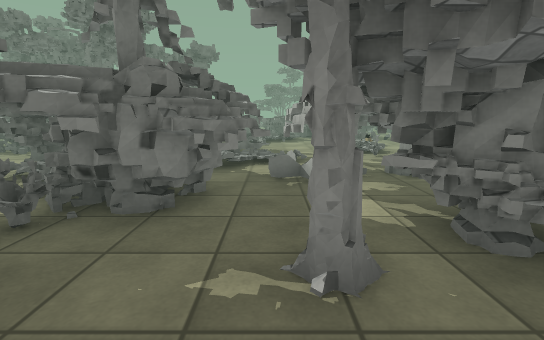
[1] (above)

24 first-person views from a walk through a 3-D level made in the Unity game engine. The camera is 1.2 m above the floor, tilts 10° down and sees 85° across. The floor is counted in squares, 1 m on a side. Each view is taken from the middle of a square. On the plan, view 1 faces up. The plan holds only what a view shows up to about 13 squares ahead; the rest is blank. The place goes on beyond the plan. Surface patterns are stand-ins for the level's own textures.

[2]
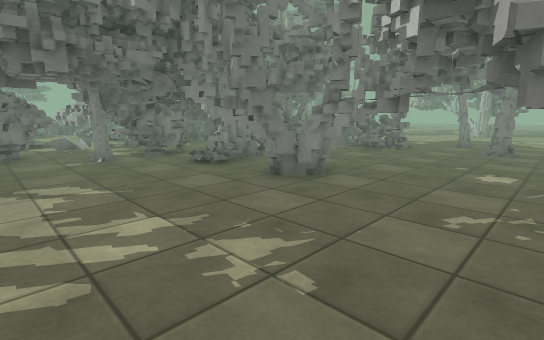

[3]
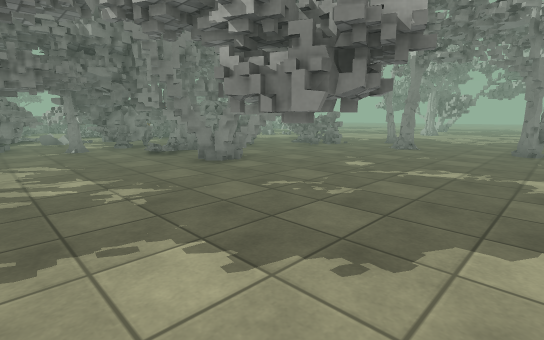

[4]
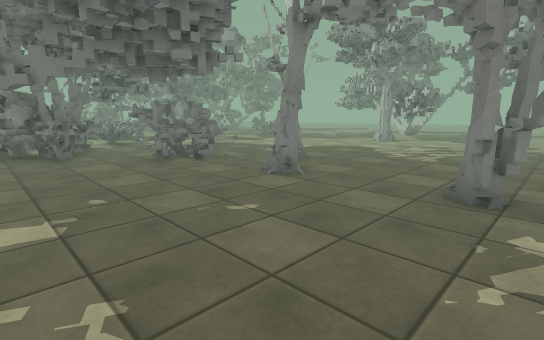

[5]
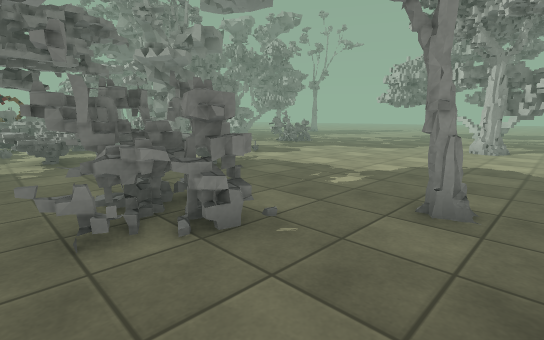

[6]
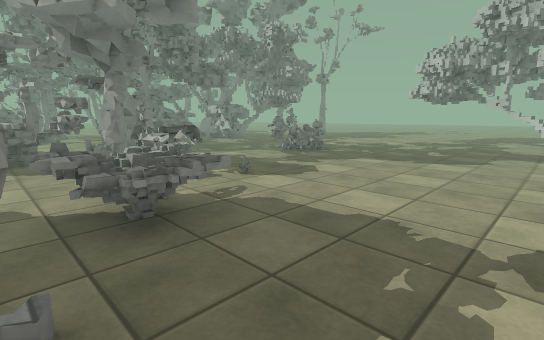

[7]
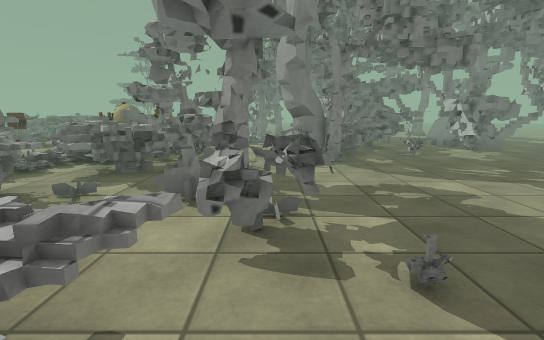

[8]
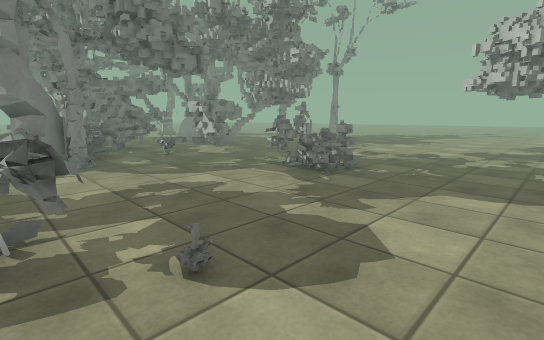

[9]
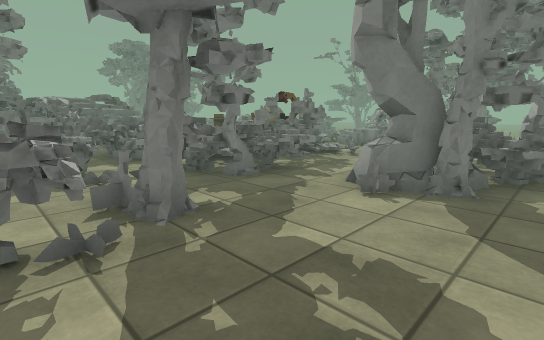

[10]
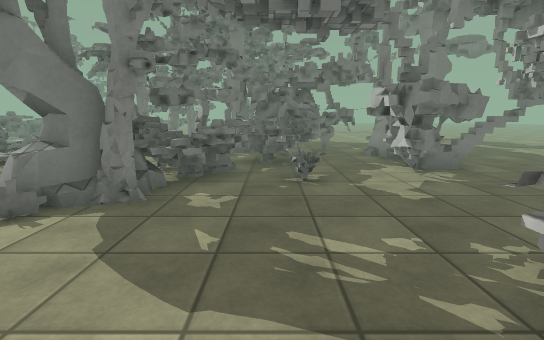

[11]
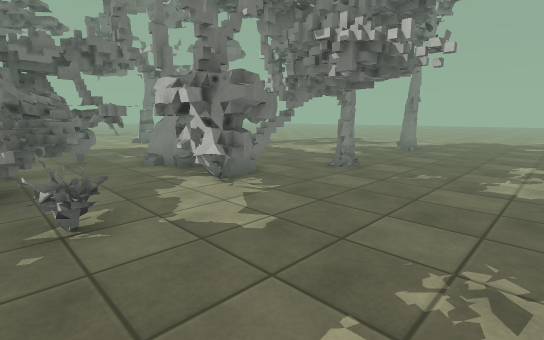

[12]
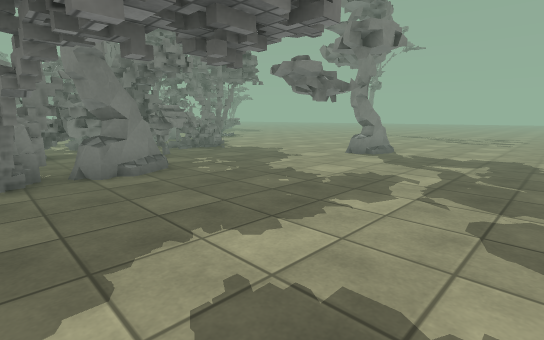

[13]
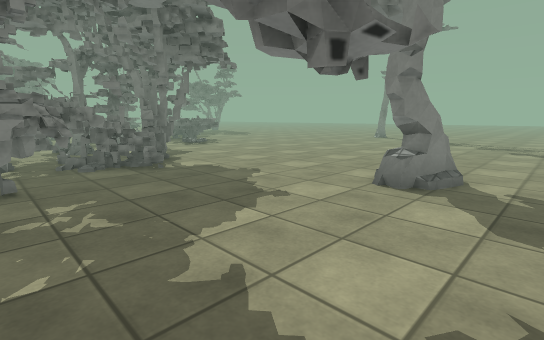

[14]
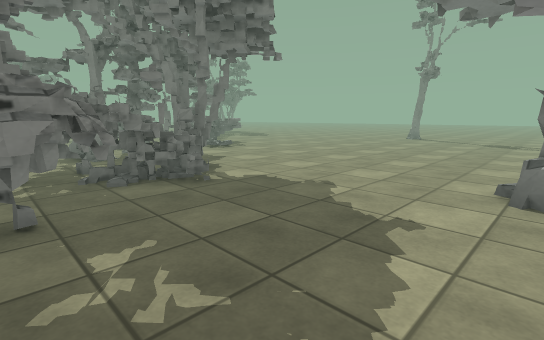

[15]
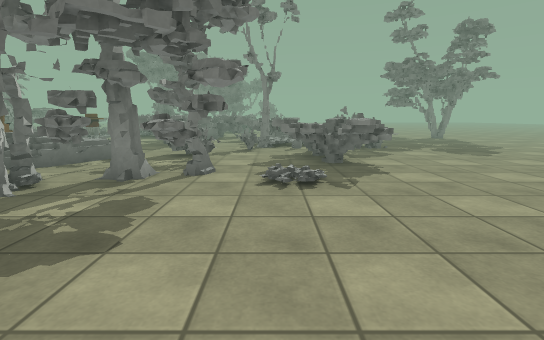

[16]
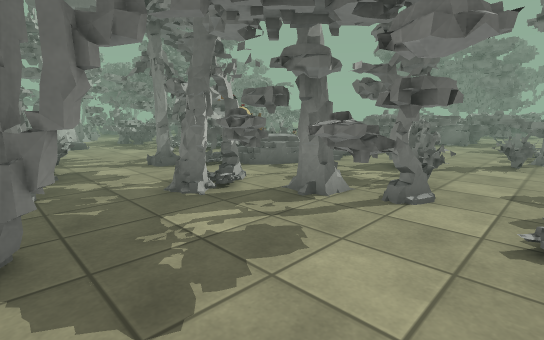

[17]
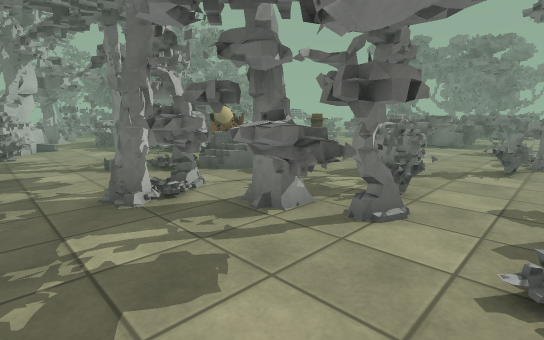

[18]
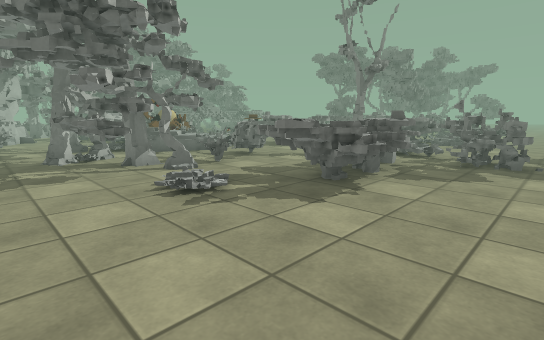

[19]
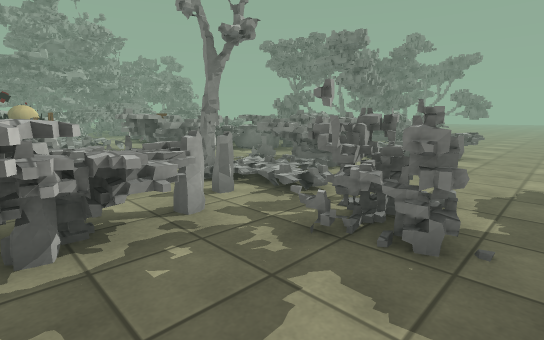

[20]
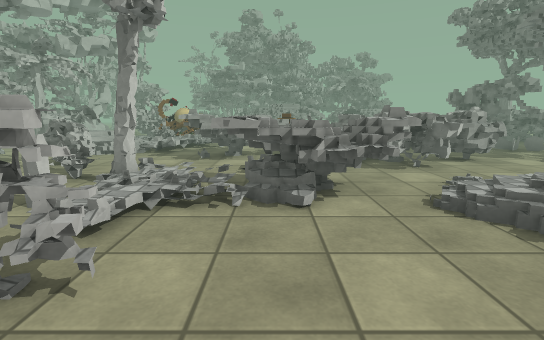

[21]
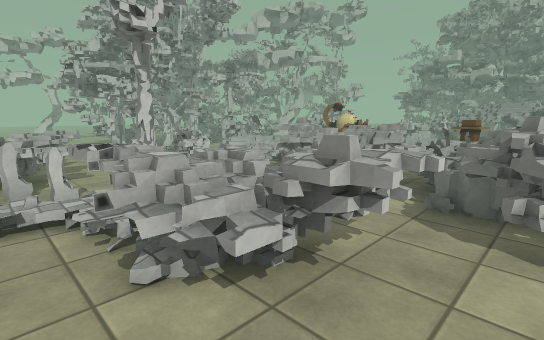

[22]
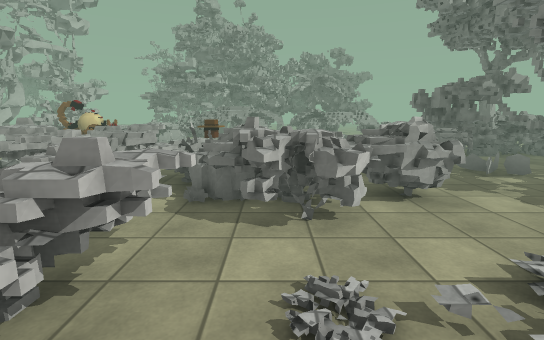

[23]
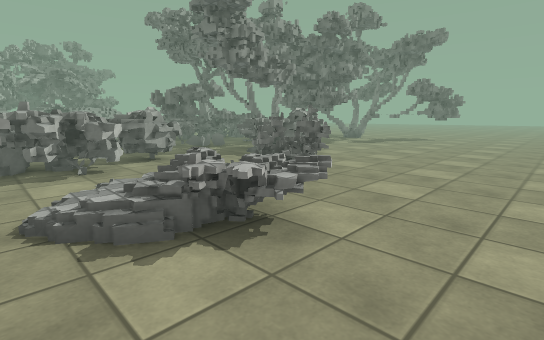

[24]
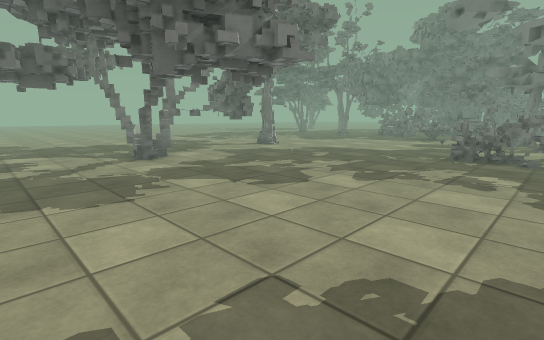

### Floor plan
Key: @ floor where view 1 was taken; # wall or solid block; x gap in a wall; . main floor; : floor 0.25 m higher than the main floor; + floor 0.5 m higher than the main floor; / step, stairs or slope; = window, fence, low wall or low ledge; T thing the floor can be seen under or through; O other object.
Columns run from 3 left of view 1 to 30 right of it. Each row starts with its distance up from view 1.
 28 .................. . ........ ..
 27 .........OO........ ............
 26 ..OO....OOO.OOOO................
 25 O.O//....:.OOOOOO...............
 24 OO  :OOOO:OOOOOO................
 23 O ///OOOOOO. OOO ................
 22  ..O.OOOO  O...=OOO........O.....
 21 ...OO.OO....O.OOOO...O.....O.....
 20 .OOOOO.OOO..OO.O#OOOO#...........
 19 .OOOOOOOOOO.....OO# OOO....O.....
 18 ...OOOOOOOO:.+. OO# OOO....OO....
 17      OOOOO.:   OOO  OOOOO........
 16         .///  OOOO OO##OO........
 15         ../OO OOOO#O #OTOO.......
 14       OO      .  .. OOOTOO.......
 13    .. OO.  OO :... OOOO ##........
 12    ..   .. OOOO...OOOOOOOOO#.....#
 11    ..  /...OOOOO. OOOOO.OO .#....#
 10    /. /..O /OOOOOOOOO...O... .....
  9    /.OOOOOO/: OOOOO#..............
  8    /OOOO OOOOOOO#.................
  7    OOOO OOOOOOOOO......O..........
  6   ##OOOOOOOO OOO#.....OOO........
  5  O##OOOOOOOOOO..O......OO.........
  4 #O###OOO#  OOO..OO................
  3 ######OOO OOOO. O./...............
  2  ..O##OOOOOOOOOOO.................
  1  ... # OOOOO.  OO.................
  0  .#@.# O.OO#OOO...............#...
 -1  ....## .  .OOO...............#...
 -2  . ...# ....#O..............##....
 -3  ....#TTT..............O##x###....
 -4  .....T........O........##........
 -5  ....T.................      ....
 -6   ..TT.................      ....
 -7  ...T .................      ....
 -8  ...TT..............          ...
 -9   ..........OOO........        ..
-10  . ..........O......

Positions as (right, up) in squares from view 1, and headings:
1: (0, 0), facing up
2: (-2, -7), facing up-right
3: (-2, -10), facing up-right
4: (5, -10), facing up-right
5: (8, -5), facing up-right
6: (11, -2), facing up-right
7: (14, 1), facing up
8: (14, 1), facing up-right
9: (17, 4), facing up-left
10: (18, 5), facing up
11: (18, 7), facing up-right
12: (29, 12), facing up-left
13: (26, 16), facing up-left
14: (24, 16), facing up-left
15: (19, 23), facing left
16: (17, 23), facing down-left
17: (16, 23), facing down-left
18: (16, 28), facing down-left
19: (10, 28), facing down-left
20: (4, 28), facing down
21: (1, 25), facing down-right
22: (1, 25), facing down
23: (2, 28), facing down-left
24: (30, 7), facing down-left
